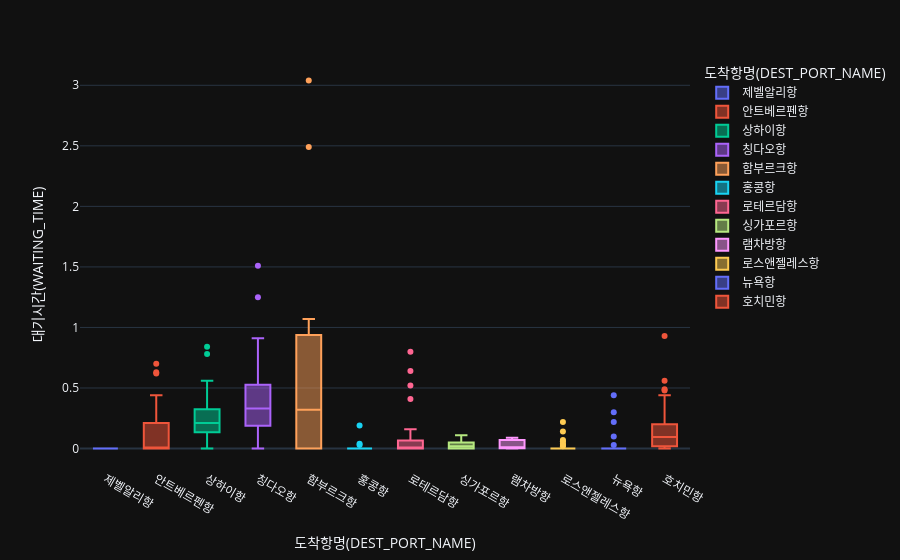

The cell this chart's notebook holds for it:
### Code cell
# 노선별 대기시간 box-plot 시각화 및 이상치 확인
fig = px.box(
    country_df,
    x='도착항명(DEST_PORT_NAME)',
    y='대기시간(WAITING_TIME)',
    color='도착항명(DEST_PORT_NAME)',
    points='outliers'
)
fig.show()

### Figure 1 — Plotly figure (JSON) as saved in the notebook; plotly's stock layout.template omitted (floating-point values rounded to 4 significant figures)
{"data": [{"alignmentgroup": "True", "boxpoints": "outliers", "hovertemplate": "도착항명(DEST_PORT_NAME)=%{x}<br>대기시간(WAITING_TIME)=%{y}<extra></extra>", "legendgroup": "제벨알리항", "marker": {"color": "#636efa"}, "name": "제벨알리항", "notched": false, "offsetgroup": "제벨알리항", "orientation": "v", "showlegend": true, "x": ["제벨알리항", "제벨알리항", "제벨알리항", "제벨알리항", "제벨알리항", "제벨알리항", "제벨알리항", "제벨알리항", "제벨알리항", "제벨알리항", "제벨알리항", "제벨알리항", "제벨알리항", "제벨알리항", "제벨알리항", "제벨알리항", "제벨알리항", "제벨알리항", "제벨알리항", "제벨알리항", "제벨알리항", "제벨알리항", "제벨알리항", "제벨알리항", "제벨알리항", "제벨알리항", "제벨알리항", "제벨알리항", "제벨알리항", "제벨알리항", "제벨알리항", "제벨알리항", "제벨알리항", "제벨알리항", "제벨알리항", "제벨알리항", "제벨알리항"], "x0": " ", "xaxis": "x", "y": [0.0, 0.0, 0.0, 0.0, 0.0, 0.0, 0.0, 0.0, 0.0, 0.0, 0.0, 0.0, 0.0, 0.0, 0.0, 0.0, 0.0, 0.0, 0.0, 0.0, 0.0, 0.0, 0.0, 0.0, 0.0, 0.0, 0.0, 0.0, 0.0, 0.0, 0.0, 0.0, 0.0, 0.0, 0.0, 0.0, 0.0], "y0": " ", "yaxis": "y", "type": "box"}, {"alignmentgroup": "True", "boxpoints": "outliers", "hovertemplate": "도착항명(DEST_PORT_NAME)=%{x}<br>대기시간(WAITING_TIME)=%{y}<extra></extra>", "legendgroup": "안트베르펜항", "marker": {"color": "#EF553B"}, "name": "안트베르펜항", "notched": false, "offsetgroup": "안트베르펜항", "orientation": "v", "showlegend": true, "x": ["안트베르펜항", "안트베르펜항", "안트베르펜항", "안트베르펜항", "안트베르펜항", "안트베르펜항", "안트베르펜항", "안트베르펜항", "안트베르펜항", "안트베르펜항", "안트베르펜항", "안트베르펜항", "안트베르펜항", "안트베르펜항", "안트베르펜항", "안트베르펜항", "안트베르펜항", "안트베르펜항", "안트베르펜항", "안트베르펜항", "안트베르펜항", "안트베르펜항", "안트베르펜항"], "x0": " ", "xaxis": "x", "y": [0.0, 0.26, 0.0, 0.0, 0.62, 0.44, 0.0, 0.12, 0.11, 0.0, 0.63, 0.24, 0.0, 0.0, 0.0, 0.0, 0.0, 0.0, 0.0, 0.0, 0.0, 0.7, 0.0], "y0": " ", "yaxis": "y", "type": "box"}, {"alignmentgroup": "True", "boxpoints": "outliers", "hovertemplate": "도착항명(DEST_PORT_NAME)=%{x}<br>대기시간(WAITING_TIME)=%{y}<extra></extra>", "legendgroup": "상하이항", "marker": {"color": "#00cc96"}, "name": "상하이항", "notched": false, "offsetgroup": "상하이항", "orientation": "v", "showlegend": true, "x": ["상하이항", "상하이항", "상하이항", "상하이항", "상하이항", "상하이항", "상하이항", "상하이항", "상하이항", "상하이항", "상하이항", "상하이항", "상하이항", "상하이항", "상하이항", "상하이항", "상하이항", "상하이항", "상하이항", "상하이항", "상하이항", "상하이항", "상하이항", "상하이항", "상하이항", "상하이항", "상하이항", "상하이항", "상하이항", "상하이항", "상하이항", "상하이항", "상하이항", "상하이항", "상하이항", "상하이항", "상하이항", "상하이항", "상하이항", "상하이항", "상하이항", "상하이항", "상하이항", "상하이항", "상하이항", "상하이항", "상하이항", "상하이항", "상하이항", "상하이항", "상하이항", "상하이항"], "x0": " ", "xaxis": "x", "y": [0.08, 0.15, 0.41, 0.29, 0.06, 0.0, 0.05, 0.2, 0.19, 0.21, 0.35, 0.33, 0.54, 0.22, 0.29, 0.49, 0.13, 0.21, 0.18, 0.22, 0.14, 0.05, 0.0, 0.48, 0.17, 0.22, 0.07, 0.25, 0.08, 0.27, 0.47, 0.36, 0.32, 0.39, 0.21, 0.0, 0.84, 0.08, 0.16, 0.19, 0.1, 0.37, 0.16, 0.07, 0.18, 0.21, 0.27, 0.14, 0.78, 0.56, 0.3, 0.32], "y0": " ", "yaxis": "y", "type": "box"}, {"alignmentgroup": "True", "boxpoints": "outliers", "hovertemplate": "도착항명(DEST_PORT_NAME)=%{x}<br>대기시간(WAITING_TIME)=%{y}<extra></extra>", "legendgroup": "칭다오항", "marker": {"color": "#ab63fa"}, "name": "칭다오항", "notched": false, "offsetgroup": "칭다오항", "orientation": "v", "showlegend": true, "x": ["칭다오항", "칭다오항", "칭다오항", "칭다오항", "칭다오항", "칭다오항", "칭다오항", "칭다오항", "칭다오항", "칭다오항", "칭다오항", "칭다오항", "칭다오항", "칭다오항", "칭다오항", "칭다오항", "칭다오항", "칭다오항", "칭다오항", "칭다오항", "칭다오항", "칭다오항", "칭다오항", "칭다오항", "칭다오항", "칭다오항", "칭다오항", "칭다오항", "칭다오항", "칭다오항", "칭다오항", "칭다오항", "칭다오항", "칭다오항", "칭다오항", "칭다오항", "칭다오항", "칭다오항", "칭다오항", "칭다오항", "칭다오항", "칭다오항", "칭다오항", "칭다오항", "칭다오항", "칭다오항", "칭다오항", "칭다오항", "칭다오항"], "x0": " ", "xaxis": "x", "y": [0.39, 0.12, 0.38, 0.34, 0.1, 0.55, 0.43, 0.37, 0.09, 0.08, 0.19, 0.15, 0.21, 0.27, 0.19, 0.16, 0.42, 0.45, 0.48, 0.22, 1.51, 0.2, 1.25, 0.77, 0.91, 0.18, 0.19, 0.33, 0.0, 0.09, 0.5, 0.52, 0.52, 0.28, 0.02, 0.32, 0.1, 0.19, 0.62, 0.7, 0.88, 0.78, 0.28, 0.34, 0.14, 0.88, 0.85, 0.58, 0.27], "y0": " ", "yaxis": "y", "type": "box"}, {"alignmentgroup": "True", "boxpoints": "outliers", "hovertemplate": "도착항명(DEST_PORT_NAME)=%{x}<br>대기시간(WAITING_TIME)=%{y}<extra></extra>", "legendgroup": "함부르크항", "marker": {"color": "#FFA15A"}, "name": "함부르크항", "notched": false, "offsetgroup": "함부르크항", "orientation": "v", "showlegend": true, "x": ["함부르크항", "함부르크항", "함부르크항", "함부르크항", "함부르크항", "함부르크항", "함부르크항", "함부르크항", "함부르크항", "함부르크항", "함부르크항", "함부르크항", "함부르크항", "함부르크항", "함부르크항"], "x0": " ", "xaxis": "x", "y": [0.32, 0.0, 0.43, 0.56, 0.0, 1.01, 0.0, 0.0, 3.04, 2.49, 0.0, 1.07, 0.21, 0.72, 0.0], "y0": " ", "yaxis": "y", "type": "box"}, {"alignmentgroup": "True", "boxpoints": "outliers", "hovertemplate": "도착항명(DEST_PORT_NAME)=%{x}<br>대기시간(WAITING_TIME)=%{y}<extra></extra>", "legendgroup": "홍콩항", "marker": {"color": "#19d3f3"}, "name": "홍콩항", "notched": false, "offsetgroup": "홍콩항", "orientation": "v", "showlegend": true, "x": ["홍콩항", "홍콩항", "홍콩항", "홍콩항", "홍콩항", "홍콩항", "홍콩항", "홍콩항", "홍콩항", "홍콩항", "홍콩항", "홍콩항", "홍콩항", "홍콩항", "홍콩항", "홍콩항", "홍콩항", "홍콩항", "홍콩항", "홍콩항", "홍콩항", "홍콩항", "홍콩항", "홍콩항", "홍콩항", "홍콩항", "홍콩항", "홍콩항", "홍콩항", "홍콩항", "홍콩항"], "x0": " ", "xaxis": "x", "y": [0.0, 0.0, 0.0, 0.0, 0.0, 0.0, 0.0, 0.0, 0.0, 0.0, 0.0, 0.0, 0.0, 0.0, 0.0, 0.04, 0.0, 0.0, 0.0, 0.19, 0.0, 0.0, 0.0, 0.03, 0.0, 0.0, 0.0, 0.0, 0.0, 0.0, 0.0], "y0": " ", "yaxis": "y", "type": "box"}, {"alignmentgroup": "True", "boxpoints": "outliers", "hovertemplate": "도착항명(DEST_PORT_NAME)=%{x}<br>대기시간(WAITING_TIME)=%{y}<extra></extra>", "legendgroup": "로테르담항", "marker": {"color": "#FF6692"}, "name": "로테르담항", "notched": false, "offsetgroup": "로테르담항", "orientation": "v", "showlegend": true, "x": ["로테르담항", "로테르담항", "로테르담항", "로테르담항", "로테르담항", "로테르담항", "로테르담항", "로테르담항", "로테르담항", "로테르담항", "로테르담항", "로테르담항", "로테르담항", "로테르담항", "로테르담항", "로테르담항", "로테르담항", "로테르담항", "로테르담항", "로테르담항", "로테르담항", "로테르담항", "로테르담항", "로테르담항", "로테르담항"], "x0": " ", "xaxis": "x", "y": [0.0, 0.0, 0.52, 0.0, 0.0, 0.0, 0.8, 0.64, 0.0, 0.41, 0.0, 0.0, 0.0, 0.16, 0.0, 0.0, 0.05, 0.0, 0.0, 0.0, 0.12, 0.0, 0.0, 0.0, 0.0], "y0": " ", "yaxis": "y", "type": "box"}, {"alignmentgroup": "True", "boxpoints": "outliers", "hovertemplate": "도착항명(DEST_PORT_NAME)=%{x}<br>대기시간(WAITING_TIME)=%{y}<extra></extra>", "legendgroup": "싱가포르항", "marker": {"color": "#B6E880"}, "name": "싱가포르항", "notched": false, "offsetgroup": "싱가포르항", "orientation": "v", "showlegend": true, "x": ["싱가포르항", "싱가포르항", "싱가포르항", "싱가포르항", "싱가포르항", "싱가포르항", "싱가포르항", "싱가포르항", "싱가포르항", "싱가포르항", "싱가포르항", "싱가포르항", "싱가포르항", "싱가포르항", "싱가포르항", "싱가포르항", "싱가포르항", "싱가포르항", "싱가포르항", "싱가포르항", "싱가포르항", "싱가포르항", "싱가포르항", "싱가포르항", "싱가포르항", "싱가포르항", "싱가포르항", "싱가포르항", "싱가포르항", "싱가포르항", "싱가포르항", "싱가포르항", "싱가포르항", "싱가포르항", "싱가포르항", "싱가포르항", "싱가포르항", "싱가포르항", "싱가포르항", "싱가포르항", "싱가포르항", "싱가포르항", "싱가포르항", "싱가포르항", "싱가포르항", "싱가포르항", "싱가포르항", "싱가포르항", "싱가포르항", "싱가포르항", "싱가포르항", "싱가포르항", "싱가포르항", "싱가포르항"], "x0": " ", "xaxis": "x", "y": [0.06, 0.03, 0.0, 0.08, 0.02, 0.05, 0.03, 0.0, 0.1, 0.02, 0.05, 0.01, 0.06, 0.01, 0.05, 0.06, 0.07, 0.03, 0.03, 0.0, 0.0, 0.05, 0.03, 0.06, 0.06, 0.0, 0.06, 0.03, 0.02, 0.02, 0.03, 0.1, 0.0, 0.01, 0.02, 0.02, 0.0, 0.0, 0.0, 0.0, 0.09, 0.0, 0.01, 0.0, 0.02, 0.02, 0.01, 0.02, 0.03, 0.0, 0.11, 0.03, 0.08, 0.0], "y0": " ", "yaxis": "y", "type": "box"}, {"alignmentgroup": "True", "boxpoints": "outliers", "hovertemplate": "도착항명(DEST_PORT_NAME)=%{x}<br>대기시간(WAITING_TIME)=%{y}<extra></extra>", "legendgroup": "램차방항", "marker": {"color": "#FF97FF"}, "name": "램차방항", "notched": false, "offsetgroup": "램차방항", "orientation": "v", "showlegend": true, "x": ["램차방항", "램차방항", "램차방항"], "x0": " ", "xaxis": "x", "y": [0.09, 0.01, 0.0], "y0": " ", "yaxis": "y", "type": "box"}, {"alignmentgroup": "True", "boxpoints": "outliers", "hovertemplate": "도착항명(DEST_PORT_NAME)=%{x}<br>대기시간(WAITING_TIME)=%{y}<extra></extra>", "legendgroup": "로스앤젤레스항", "marker": {"color": "#FECB52"}, "name": "로스앤젤레스항", "notched": false, "offsetgroup": "로스앤젤레스항", "orientation": "v", "showlegend": true, "x": ["로스앤젤레스항", "로스앤젤레스항", "로스앤젤레스항", "로스앤젤레스항", "로스앤젤레스항", "로스앤젤레스항", "로스앤젤레스항", "로스앤젤레스항", "로스앤젤레스항", "로스앤젤레스항", "로스앤젤레스항", "로스앤젤레스항", "로스앤젤레스항", "로스앤젤레스항", "로스앤젤레스항", "로스앤젤레스항", "로스앤젤레스항", "로스앤젤레스항", "로스앤젤레스항", "로스앤젤레스항", "로스앤젤레스항", "로스앤젤레스항", "로스앤젤레스항", "로스앤젤레스항", "로스앤젤레스항", "로스앤젤레스항", "로스앤젤레스항", "로스앤젤레스항", "로스앤젤레스항", "로스앤젤레스항", "로스앤젤레스항", "로스앤젤레스항", "로스앤젤레스항", "로스앤젤레스항", "로스앤젤레스항", "로스앤젤레스항", "로스앤젤레스항", "로스앤젤레스항", "로스앤젤레스항", "로스앤젤레스항", "로스앤젤레스항", "로스앤젤레스항", "로스앤젤레스항", "로스앤젤레스항", "로스앤젤레스항", "로스앤젤레스항", "로스앤젤레스항", "로스앤젤레스항", "로스앤젤레스항", "로스앤젤레스항", "로스앤젤레스항", "로스앤젤레스항"], "x0": " ", "xaxis": "x", "y": [0.0, 0.0, 0.02, 0.0, 0.0, 0.0, 0.14, 0.06, 0.0, 0.0, 0.0, 0.0, 0.0, 0.03, 0.0, 0.04, 0.0, 0.0, 0.0, 0.0, 0.0, 0.0, 0.0, 0.0, 0.0, 0.0, 0.0, 0.0, 0.07, 0.0, 0.0, 0.0, 0.0, 0.0, 0.0, 0.0, 0.0, 0.0, 0.0, 0.0, 0.0, 0.0, 0.0, 0.0, 0.22, 0.0, 0.0, 0.0, 0.0, 0.0, 0.0, 0.0], "y0": " ", "yaxis": "y", "type": "box"}, {"alignmentgroup": "True", "boxpoints": "outliers", "hovertemplate": "도착항명(DEST_PORT_NAME)=%{x}<br>대기시간(WAITING_TIME)=%{y}<extra></extra>", "legendgroup": "뉴욕항", "marker": {"color": "#636efa"}, "name": "뉴욕항", "notched": false, "offsetgroup": "뉴욕항", "orientation": "v", "showlegend": true, "x": ["뉴욕항", "뉴욕항", "뉴욕항", "뉴욕항", "뉴욕항", "뉴욕항", "뉴욕항", "뉴욕항", "뉴욕항", "뉴욕항", "뉴욕항", "뉴욕항", "뉴욕항", "뉴욕항", "뉴욕항", "뉴욕항", "뉴욕항", "뉴욕항", "뉴욕항", "뉴욕항", "뉴욕항", "뉴욕항", "뉴욕항", "뉴욕항", "뉴욕항", "뉴욕항", "뉴욕항", "뉴욕항", "뉴욕항", "뉴욕항", "뉴욕항", "뉴욕항", "뉴욕항", "뉴욕항", "뉴욕항"], "x0": " ", "xaxis": "x", "y": [0.0, 0.0, 0.0, 0.0, 0.0, 0.0, 0.0, 0.0, 0.0, 0.0, 0.0, 0.0, 0.0, 0.0, 0.0, 0.0, 0.0, 0.0, 0.22, 0.0, 0.1, 0.0, 0.3, 0.0, 0.0, 0.0, 0.44, 0.0, 0.0, 0.0, 0.03, 0.0, 0.0, 0.0, 0.0], "y0": " ", "yaxis": "y", "type": "box"}, {"alignmentgroup": "True", "boxpoints": "outliers", "hovertemplate": "도착항명(DEST_PORT_NAME)=%{x}<br>대기시간(WAITING_TIME)=%{y}<extra></extra>", "legendgroup": "호치민항", "marker": {"color": "#EF553B"}, "name": "호치민항", "notched": false, "offsetgroup": "호치민항", "orientation": "v", "showlegend": true, "x": ["호치민항", "호치민항", "호치민항", "호치민항", "호치민항", "호치민항", "호치민항", "호치민항", "호치민항", "호치민항", "호치민항", "호치민항", "호치민항", "호치민항", "호치민항", "호치민항", "호치민항", "호치민항", "호치민항", "호치민항", "호치민항", "호치민항", "호치민항", "호치민항", "호치민항", "호치민항", "호치민항", "호치민항", "호치민항", "호치민항", "호치민항", "호치민항", "호치민항", "호치민항", "호치민항", "호치민항", "호치민항", "호치민항", "호치민항", "호치민항", "호치민항", "호치민항", "호치민항", "호치민항", "호치민항", "호치민항", "호치민항", "호치민항", "호치민항", "호치민항"], "x0": " ", "xaxis": "x", "y": [0.49, 0.27, 0.09, 0.09, 0.1, 0.28, 0.21, 0.0, 0.56, 0.12, 0.24, 0.29, 0.44, 0.2, 0.43, 0.2, 0.19, 0.93, 0.48, 0.0, 0.35, 0.07, 0.0, 0.02, 0.11, 0.03, 0.03, 0.18, 0.11, 0.17, 0.16, 0.06, 0.0, 0.07, 0.0, 0.0, 0.02, 0.08, 0.0, 0.09, 0.06, 0.07, 0.02, 0.0, 0.12, 0.16, 0.18, 0.05, 0.02, 0.0], "y0": " ", "yaxis": "y", "type": "box"}], "layout": {"xaxis": {"anchor": "y", "domain": [0.0, 1.0], "title": {"text": "도착항명(DEST_PORT_NAME)"}, "categoryorder": "array", "categoryarray": ["제벨알리항", "안트베르펜항", "상하이항", "칭다오항", "함부르크항", "홍콩항", "로테르담항", "싱가포르항", "램차방항", "로스앤젤레스항", "뉴욕항", "호치민항"]}, "yaxis": {"anchor": "x", "domain": [0.0, 1.0], "title": {"text": "대기시간(WAITING_TIME)"}}, "legend": {"title": {"text": "도착항명(DEST_PORT_NAME)"}, "tracegroupgap": 0}, "margin": {"t": 60}, "boxmode": "overlay"}}
